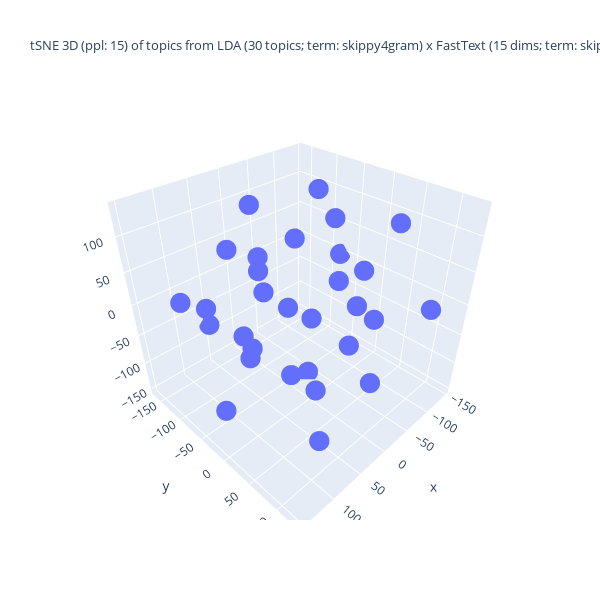

Write notebook code for a chart like this one.
### Code cell
%%capture --no-display
## Plotlyを使って tSNE の結果の可視化 (3D)
import numpy as np
import plotly.graph_objects as go
## 変数の指定
d1, d2, d3 = topic_tsne_3d[:,0], topic_tsne_3d[:,1], topic_tsne_3d[:,2]
fig = go.Figure(data = [go.Scatter3d(x = d1, y = d2, z = d3,
                                     mode = 'markers', marker = dict(size = 7)) ])
## 3D 散布図にラベルを追加する処理は未実装
if use_FastText:
    if use_LDA:
        title_val = f"tSNE 3D (ppl: {top_perplexity_val}) of topics from LDA ({n_topics} topics; term: {lda_term_type}) x FastText ({ft_n_dims} dims; term: {ft_term_type}; window: {ft_window_size})"
    else:
        title_val = f"tSNE 3D (ppl: {top_perplexity_val}) of dims under FastText ({n_topics} dims)"
else:
    title_val = f"tSNE 3D (ppl: {top_perplexity_val}) of topics from LDA ({n_topics} topics; term: {lda_term_type})"
#
fig.update_layout(title = dict(text = title_val, font_size = 13),
                  autosize = False, width = 600, height = 600,)
fig.show()

### Figure 1 — Plotly figure (JSON) as saved in the notebook; plotly's stock layout.template omitted (floating-point values rounded to 4 significant figures)
{"data": [{"marker": {"size": 7}, "mode": "markers", "type": "scatter3d", "x": [125.9, -73.12, 67.89, 77.19, -111.7, -9.408, -43.4, -72.13, 148.7, 85.45, -129.6, 12.13, 37.09, 39.34, -103.8, 45.66, 35.41, -61.04, -145.5, -8.254, 50.8, 149.1, 31.85, 87.35, 102.5, 24.68, -32.87, -36.1, -28.2, -50.25], "y": [-48.49, 128.1, 81.79, -46.03, 46.35, 26.0, -156.0, -58.69, 62.23, 0.9757, 8.452, -79.49, -121.5, 2.007, 1.59, 4.681, -89.12, -92.4, -78.01, 58.63, -164.5, 3.61, -74.95, 91.31, -147.3, 91.66, -36.33, 13.38, -26.09, 67.91], "z": [41.23, 28.56, -127.6, -25.08, 101.2, 135.2, -25.04, 127.6, 59.8, 113.0, -77.74, -3.029, 56.39, -85.37, 16.69, 29.43, -113.5, 47.95, -4.1, -29.15, -83.48, -70.77, 132.6, -19.27, -9.688, 64.15, -150.3, 34.98, -40.78, -115.9]}], "layout": {"autosize": false, "height": 600, "title": {"font": {"size": 13}, "text": "tSNE 3D (ppl: 15) of topics from LDA (30 topics; term: skippy4gram) x FastText (15 dims; term: skippy4gram; window: 5)"}, "width": 600}}
